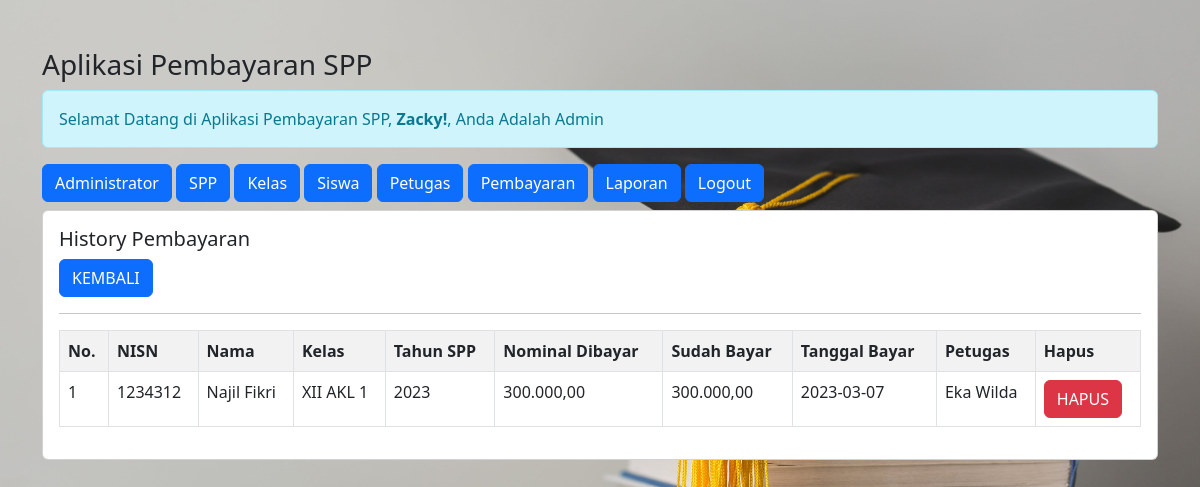
/admin/admin.php?url=history-pembayaran&nisn=1234312 (signed in), run on an earlier commit of the app's database.
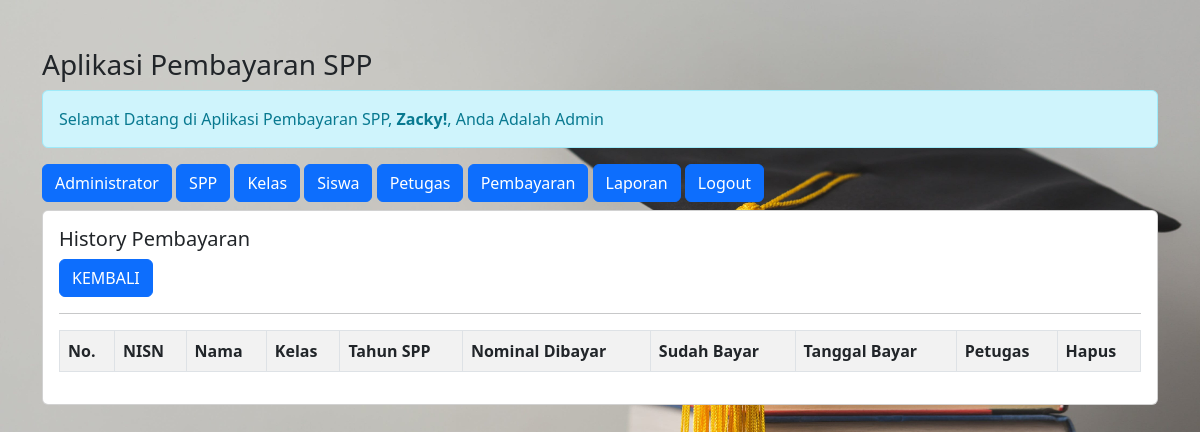
And on a later commit of the database.
### tables this page shows
CREATE TABLE `pembayaran` (
  `id_pembayaran` int(11) NOT NULL,
  `id_petugas` int(11) NOT NULL,
  `nisn` varchar(10) NOT NULL,
  `tgl_bayar` date NOT NULL,
  `bulan_dibayar` varchar(8) NOT NULL,
  `tahun_dibayar` varchar(4) NOT NULL,
  `id_spp` int(11) NOT NULL,
  `jumlah_bayar` int(11) NOT NULL
);

CREATE TABLE `siswa` (
  `nisn` char(10) NOT NULL,
  `nis` char(8) NOT NULL,
  `nama` varchar(35) NOT NULL,
  `id_kelas` int(11) NOT NULL,
  `alamat` text NOT NULL,
  `no_telp` varchar(13) NOT NULL,
  `id_spp` int(11) NOT NULL
);

CREATE TABLE `kelas` (
  `id_kelas` int(11) NOT NULL,
  `nama_kelas` varchar(15) NOT NULL,
  `kompetensi_keahlian` varchar(50) NOT NULL
);

CREATE TABLE `spp` (
  `id_spp` int(11) NOT NULL,
  `tahun` int(11) NOT NULL,
  `nominal` int(11) NOT NULL
);

CREATE TABLE `petugas` (
  `id_petugas` int(11) NOT NULL,
  `username` varchar(25) NOT NULL,
  `password` varchar(32) NOT NULL,
  `nama_petugas` varchar(35) NOT NULL,
  `level` enum('admin','petugas') NOT NULL
);

### admin/history-pembayaran.php (the view)
<?php
$nisn = $_GET['nisn'];
?>
<h5>History Pembayaran</h5>
<a href="?url=pembayaran" class="btn btn-primary"> KEMBALI </a>
<hr>
<table class="table table-striped table-bordered">
    <tr class="fw-bold">
        <td>No.</td>
        <td>NISN</td>
        <td>Nama</td>
        <td>Kelas</td>
        <td>Tahun SPP</td>
        <td>Nominal Dibayar</td>
        <td>Sudah Bayar</td>
        <td>Tanggal Bayar</td>
        <td>Petugas</td>
        <td>Hapus</td>
    </tr>
    <?php
    include '../koneksi.php';
    $no = 1;
    $sql = "SELECT * FROM pembayaran,siswa,kelas,spp,petugas WHERE pembayaran.nisn=siswa.nisn AND siswa.id_kelas=kelas.id_kelas AND pembayaran.id_spp=spp.id_spp AND pembayaran.id_petugas=petugas.id_petugas AND pembayaran.nisn='$nisn' ORDER BY tgl_bayar DESC";
    $query = mysqli_query($koneksi, $sql);
    foreach($query as $data){
        ?>
        <tr>
            <td><?= $no++; ?></td>
            <td><?= $data['nisn'] ?></td>
            <td><?= $data['nama'] ?></td>
            <td><?= $data['nama_kelas'] ?></td>
            <td><?= $data['tahun'] ?></td>
            <td><?= number_format($data['nominal'],2,',','.') ?></td>
            <td><?= number_format($data['jumlah_bayar'],2,',','.') ?></td>
            <td><?= $data['tgl_bayar'] ?></td>
            <td><?= $data['nama_petugas'] ?></td>
            <td>
            <a href="?url=hapus-pembayaran&id_pembayaran=<?= $data['id_pembayaran'] ?>" class='btn btn-danger'>HAPUS</a>
            </td>
        </tr>
    <?php } ?>
</table>

What changed in the data, as far as the page shows it:
removed pembayaran: nisn.nisn "1234312", nisn.nama "Najil Fikri", kelas.nama_kelas "XII AKL 1", id_spp.tahun "2023", id_spp.nominal "300.000,00", jumlah_bayar "300.000,00", tgl_bayar "2023-03-07", id_petugas.nama_petugas "Eka Wilda"
